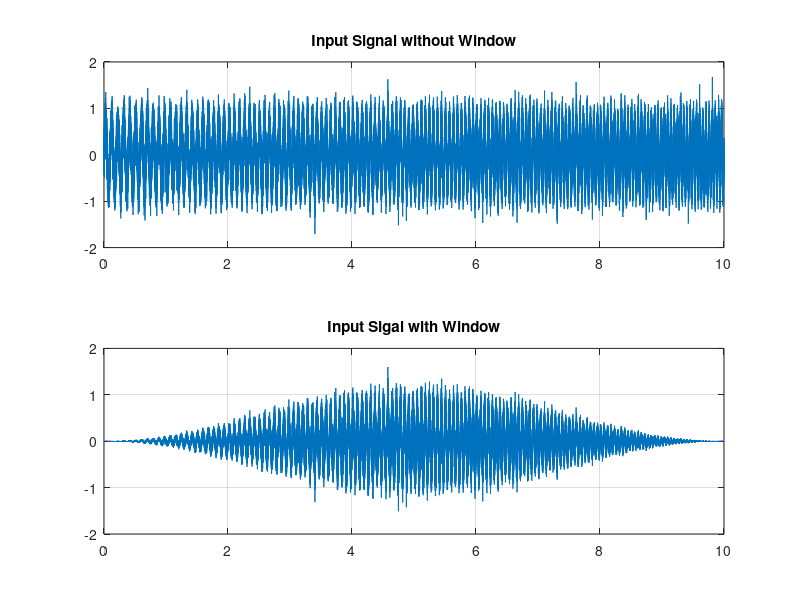
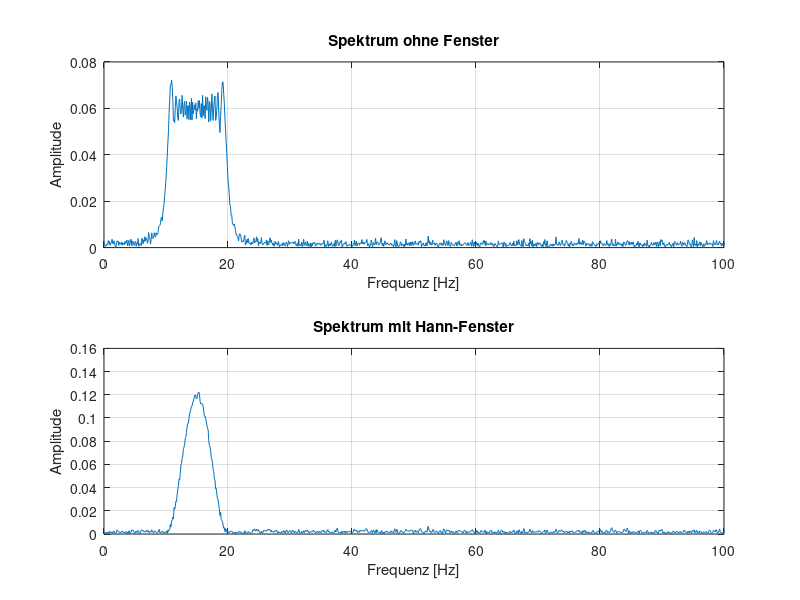
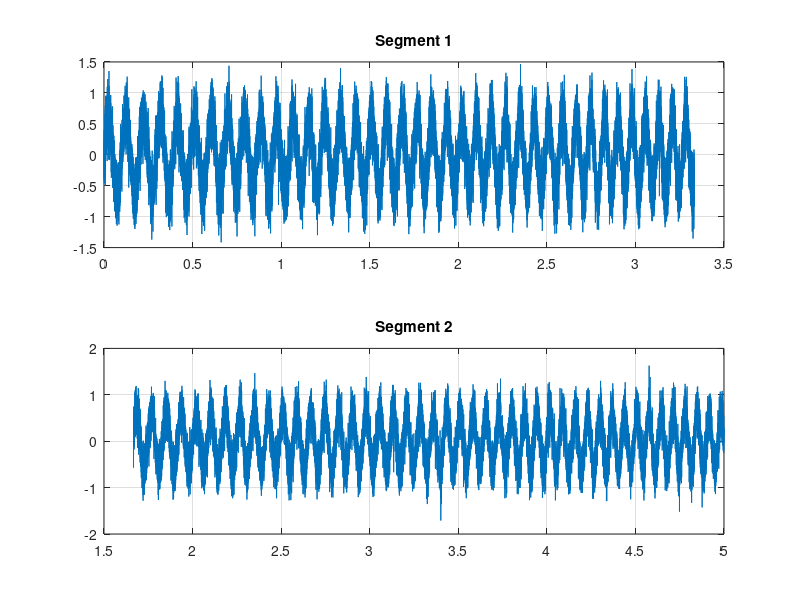
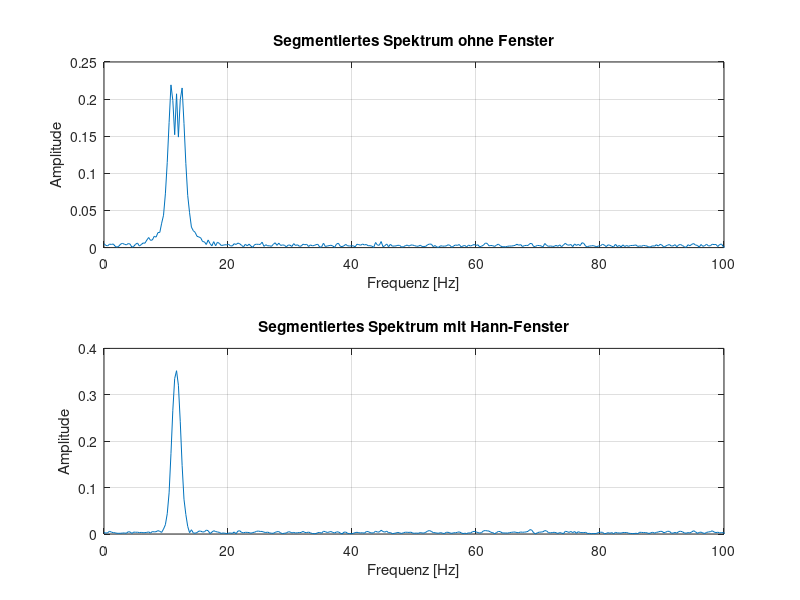

Write MATLAB code to recreate these figures, in order.
clc, clear variables

%% Sampling Time 
Ts      = 125 * 1.0e-6;        % Gyro loop
Ts_cntr = 2 * Ts;              % Control loop
Ts_log  = 2 * Ts_cntr;         % Logging loop (not used here, just info)
fs      = 1/Ts;

t = (0:Ts:10).';               % Time vector from 0s to 10s (column vector)
N = length(t);                 % number of samples

%% Input Signal
omega = 10.1 * 2*pi();
u = 0.6*sin(2*pi*(10 + 0.5*t).*t) + 0.25*randn(size(t));            %Input signal
N = length(u);                    % = length(t)
w = hann(N, 'periodic');          % window over the entry singal
u_win = u .* w;                   % signal with window

figure(1)
subplot(211)
plot(t,u);grid on;
title('Input Signal without Window');

subplot(212)
plot(t,u_win);grid on;
title('Input Sigal with Window');

%% Spectrum of Input Signal

U = fft(u);
U_WIN = fft(u_win);
w_fac = sum(w) / 2;  

% Frequenzachse (Hz)
f = (0:N-1)*(fs/N);

% Calculation of spectra
A_noWin = abs(U(1:N/2)) / (N/2);    % New vector without Niquist
A_win   = abs(U_WIN(1:N/2)) / w_fac;   %New vector with upscaling because of win
f_half  = f(1:N/2);                 % New vector without Niquist

% Plot
figure(2)
subplot(2,1,1)
plot(f_half, A_noWin)
xlabel('Frequenz [Hz]')
ylabel('Amplitude')
title('Spektrum ohne Fenster')
grid on
xlim([0 100])

subplot(2,1,2)
plot(f_half, A_win)
xlabel('Frequenz [Hz]')
ylabel('Amplitude')
title('Spektrum mit Hann-Fenster')
grid on
xlim([0 100])

%% Split up in Segments

seg = 5;            %Number of segments
overlap = 0.5;      %Overlap in next segement x*100%
Nest = floor(N / (1+(seg-1)*(1-overlap)));  %Number of points in segment
window = hann(Nest, 'periodic');        % Window over signal
Nshift = round(Nest * (1 - overlap));   % Number of points to start next segment
freq = (0:Nest/2) * (fs / Nest);        

u_seg  = zeros(Nest, seg);      %Preparation array
U_SEG  = zeros(Nest, seg);
U_SEG_WIN  = zeros(Nest, seg);

for i = 1:seg
    start = (i-1)*Nshift + 1;  
    stop  = start + Nest - 1;  
    if stop > N
        break;   % Stop when segments are full
    end
    u_seg(:, i) = u(start:stop);    % Add Segment to array
    u_seg_win(:,i) = u(start:stop) .* window;   % Add segement to array with window

    U_SEG(:,i) = abs(fft(u_seg(:,i)));      % Absolut value of frequent component
    U_SEG_WIN(:,i) = abs(fft(u_seg_win(:,i)));
end

U_Com_seg = mean(U_SEG, seg);           % Meanvalue of frequent component over all segments
U_Com_win = mean(U_SEG_WIN, seg);

K = floor(Nest/2);                  % one sided spectrum without niquist
freq = (0:K-1).' * (fs/Nest);       % Kx1, frequency axis as column vector

% Scaling like full signal
A_seg = U_Com_seg(1:K)     / (Nest/2);
w_fac = sum(window) / 2;    %upscaling factor of hann window
A_win = U_Com_win(1:K) / w_fac;

figure(3)
subplot(211)
plot(t(1:Nest), u_seg(:,1));grid on;
title('Segment 1');
subplot(212)
plot(t(Nshift:(Nshift+Nest-1)),u_seg(:,2));grid on;
title('Segment 2');

figure(4)
subplot(2,1,1)
plot(freq, A_seg); grid on
xlabel('Frequenz [Hz]'); ylabel('Amplitude');
title('Segmentiertes Spektrum ohne Fenster'); xlim([0 100])

subplot(2,1,2)
plot(freq, A_win); grid on
xlabel('Frequenz [Hz]'); ylabel('Amplitude');
title('Segmentiertes Spektrum mit Hann-Fenster'); xlim([0 100])
